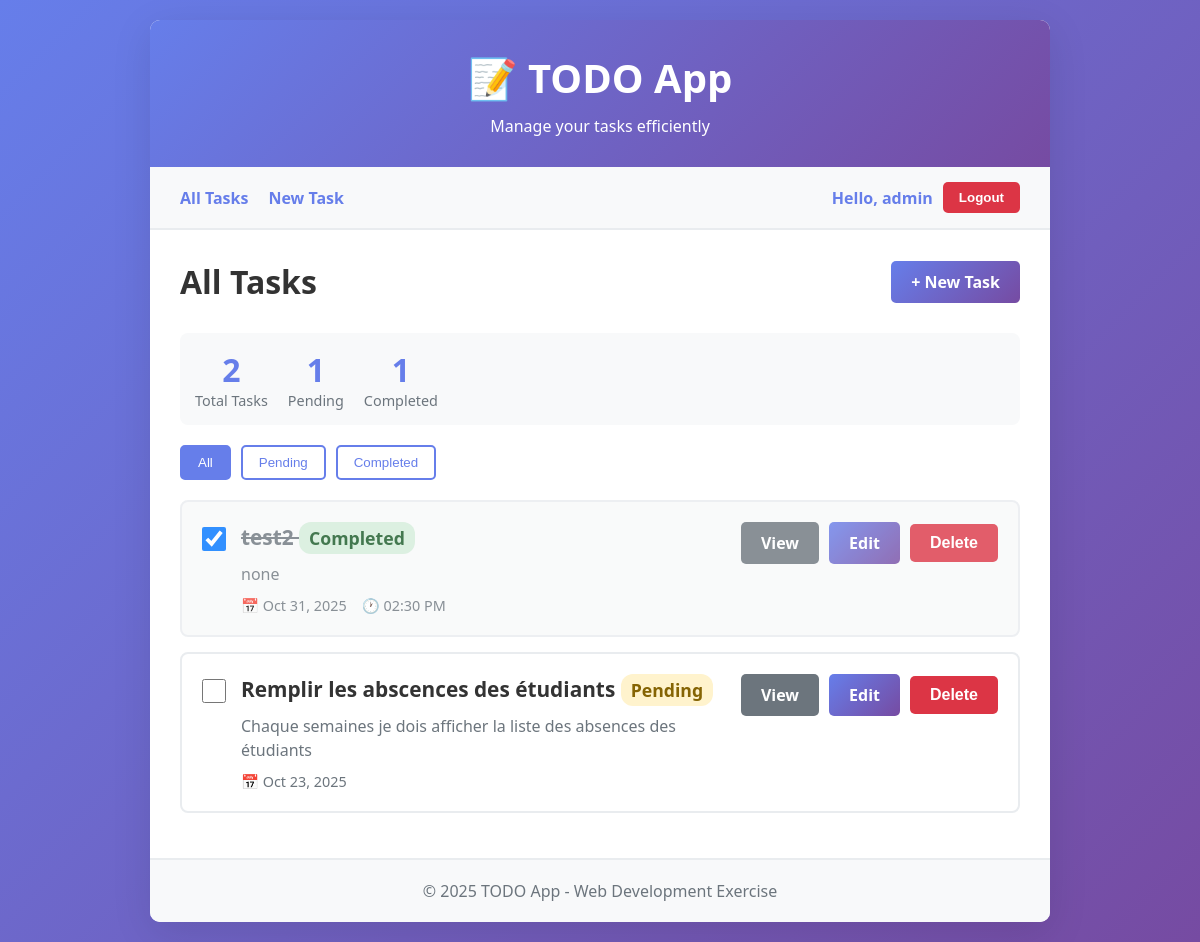
The app's page / (signed in) with its own data.
### todo/models.py (models this page shows, shortened)
class Task(models.Model):
    title = models.CharField(
        max_length=200,
        verbose_name="Titre",
    )
    description = models.TextField(
        blank=True,
        null=True,
        verbose_name="Description",
    )
    due_date = models.DateField(
        blank=True,
        null=True,
        verbose_name="Date d'échéance",
    )
    due_time = models.TimeField(
        blank=True,
        null=True,
        verbose_name="Heure d'échéance",
    )
    is_completed = models.BooleanField(
        default=False,
        verbose_name="Complétée",
    )
    created_at = models.DateTimeField(
        auto_now_add=True,
        verbose_name="Date de création"
    )
    updated_at = models.DateTimeField(
        auto_now=True,
        verbose_name="Date de modification"
    )

### todo/views.py (the view)
# urls.py: path('', views.task_list, name='task_list'),
@login_required
def task_list(request):
    tasks = Task.objects.all()
    total= tasks.count()
    pending= tasks.filter(is_completed=False).count()
    completed= tasks.filter(is_completed=True).count()
    context = {
        'tasks': tasks,
        'total': total,
        'pending': pending,
        'completed': completed,
    }
    return render(request, 'todo/task_list.html', context)

### todo/templates/todo/task_list.html (shortened to what this page needs)
{% extends 'todo/base.html' %}
{% block content %}
<div class="task-header">
    <h2>All Tasks</h2>
    <a href="{% url 'task_create' %}" class="btn btn-primary">+ New Task</a>
</div>
<div class="task-stats">
    <div class="stat-item">
        <div class="stat-number">{{ total }}</div>
        <div class="stat-label">Total Tasks</div>
    </div>
    <div class="stat-item">
        <div class="stat-number">{{ pending }}</div>
        <div class="stat-label">Pending</div>
    </div>
    <div class="stat-item">
        <div class="stat-number">{{ completed }}</div>
        <div class="stat-label">Completed</div>
    </div>
</div>
<div class="filter-buttons">
    <button class="filter-btn active" data-filter="all">All</button>
    <button class="filter-btn" data-filter="pending">Pending</button>
    <button class="filter-btn" data-filter="completed">Completed</button>
</div>
{% if tasks %}
    <ul class="task-list">
        {% for task in tasks %}
        <li class="task-item {% if task.is_completed %}completed{% endif %}" data-status="{% if task.is_completed %}completed{% else %}pending{% endif %}">
            <div class="task-content">
                <form method="post" action="{% url 'task_toggle' task.id %}" style="display: inline;">
                    <input type="checkbox"
                           class="task-checkbox"
                           {% if task.is_completed %}checked{% endif %}
                           onchange="this.form.submit()">
                </form>
                <div class="task-info">
                    <div class="task-title">
                        {{ task.title }}
                        <span class="badge {% if task.is_completed %}badge-completed{% else %}badge-pending{% endif %}">
                            {% if task.is_completed %}Completed{% else %}Pending{% endif %}
                        </span>
                    </div>
                    {% if task.description %}
                    <div class="task-description">{{ task.description }}</div>
                    {% endif %}
                    <div class="task-meta">
                        {% if task.due_date %}
                        <span>📅 {{ task.due_date|date:"M d, Y" }}</span>
                        {% endif %}
                        {% if task.due_time %}
                        <span>🕐 {{ task.due_time|time:"h:i A" }}</span>
                        {% endif %}
                    </div>
                </div>
                <div class="task-actions">
                    <a href="{% url 'task_detail' task.id %}" class="btn btn-secondary">View</a>
                    <a href="{% url 'task_update' task.id %}" class="btn btn-primary">Edit</a>
                    <form method="post" action="{% url 'task_delete' task.id %}" style="display: inline;" onsubmit="return confirm('Are you sure you want to delete this task?');">
                        <button type="submit" class="btn btn-danger">Delete</button>
                    </form>
                </div>
            </div>
        </li>
        {% endfor %}
    </ul>
{% endif %}
{% endblock %}

### todo/templates/todo/base.html (shortened to what this page needs)
<!DOCTYPE html>
<html lang="en">
<head>
</head>
<body>
    <div class="container">
        <header>
            <h1>📝 TODO App</h1>
            <p>Manage your tasks efficiently</p>
        </header>
        <nav>
            <div class="nav-left">
                <a href="{% url 'task_list' %}">All Tasks</a>
                <a href="{% url 'task_create' %}">New Task</a>
            </div>
            <div class="nav-right">
                {% if user.is_authenticated %}
                    <div class="user-info">
                        <span class="username">Hello, {{ user.username }}</span>
                        <form method="post" action="{% url 'logout' %}" style="display: inline;">
                            <button type="submit" class="auth-btn logout">Logout</button>
                        </form>
                    </div>
                {% else %}
                    <div class="auth-buttons">
                        <a href="{% url 'login' %}" class="auth-btn">Login</a>
                        <a href="{% url 'register' %}" class="auth-btn" style="margin-left: 10px;">Register</a>
                    </div>
                {% endif %}
            </div>
        </nav>
        <div class="content">
            {% block content %}{% endblock %}
        </div>
        <footer>
            <p>&copy; 2025 TODO App - Web Development Exercise</p>
        </footer>
    </div>
</body>
</html>

### todo/templates/todo/base.html (style rules this page uses)
* { margin: 0; padding: 0; box-sizing: border-box; }
body { font-family: 'Segoe UI', Tahoma, Geneva, Verdana, sans-serif; background: linear-gradient(135deg, #667eea 0%, #764ba2 100%); min-height: 100vh; padding: 20px; }
.container { max-width: 900px; margin: 0 auto; background: white; border-radius: 10px; box-shadow: 0 10px 40px rgba(0, 0, 0, 0.1); overflow: hidden; }
header { background: linear-gradient(135deg, #667eea 0%, #764ba2 100%); color: white; padding: 30px; text-align: center; }
header h1 { font-size: 2.5em; margin-bottom: 10px; }
nav { background: #f8f9fa; padding: 15px 30px; border-bottom: 2px solid #e9ecef; display: flex; justify-content: space-between; align-items: center; }
.nav-left { display: flex; }
.nav-right { display: flex; align-items: center; }
nav a { color: #667eea; text-decoration: none; margin-right: 20px; font-weight: 600; transition: color 0.3s; }
.auth-btn { background: linear-gradient(135deg, #667eea 0%, #764ba2 100%); color: white; border: none; padding: 8px 16px; border-radius: 5px; cursor: pointer; font-weight: 600; transition: all 0.3s; text-decoration: none; display: inline-block; }
.auth-btn.logout { background: #dc3545; }
.user-info { display: flex; align-items: center; gap: 10px; }
.username { color: #667eea; font-weight: 600; }
.content { padding: 30px; }
.btn { display: inline-block; padding: 10px 20px; border: none; border-radius: 5px; cursor: pointer; text-decoration: none; font-size: 16px; transition: all 0.3s; font-weight: 600; }
.btn-primary { background: linear-gradient(135deg, #667eea 0%, #764ba2 100%); color: white; }
.btn-secondary { background: #6c757d; color: white; }
.btn-danger { background: #dc3545; color: white; }
footer { background: #f8f9fa; padding: 20px; text-align: center; color: #6c757d; border-top: 2px solid #e9ecef; }

### todo/templates/todo/task_list.html (style rules this page uses)
.task-header { display: flex; justify-content: space-between; align-items: center; margin-bottom: 30px; }
.task-header h2 { color: #333; font-size: 2em; }
.task-stats { display: flex; gap: 20px; margin-bottom: 20px; padding: 15px; background: #f8f9fa; border-radius: 8px; }
.stat-item { text-align: center; }
.stat-number { font-size: 2em; font-weight: bold; color: #667eea; }
.stat-label { color: #6c757d; font-size: 0.9em; }
.filter-buttons { margin-bottom: 20px; display: flex; gap: 10px; }
.filter-btn { padding: 8px 16px; border: 2px solid #667eea; background: white; color: #667eea; border-radius: 5px; cursor: pointer; transition: all 0.3s; }
.filter-btn:hover, .filter-btn.active { background: #667eea; color: white; }
.task-list { list-style: none; }
.task-item { background: white; border: 2px solid #e9ecef; border-radius: 8px; padding: 20px; margin-bottom: 15px; transition: all 0.3s; }
.task-item.completed { background: #f8f9fa; opacity: 0.8; }
.task-item.completed .task-title { text-decoration: line-through; color: #6c757d; }
.task-content { display: flex; align-items: start; gap: 15px; }
.task-checkbox { width: 24px; height: 24px; cursor: pointer; margin-top: 5px; }
.task-info { flex: 1; }
.task-title { font-size: 1.3em; color: #333; margin-bottom: 8px; font-weight: 600; }
.task-description { color: #6c757d; margin-bottom: 10px; line-height: 1.5; }
.task-meta { display: flex; gap: 15px; font-size: 0.9em; color: #6c757d; }
.task-meta span { display: flex; align-items: center; gap: 5px; }
.task-actions { display: flex; gap: 10px; align-items: center; }
.badge { display: inline-block; padding: 4px 10px; border-radius: 12px; font-size: 0.85em; font-weight: 600; }
.badge-completed { background: #d4edda; color: #155724; }
.badge-pending { background: #fff3cd; color: #856404; }

### records on screen
Task: is_completed "☑", title "test2", shows "Completed", description "none", due_date "Oct 31, 2025", due_time "02:30 PM"
Task: title "Remplir les abscences des étudiants", shows "Pending", description "Chaque semaines je dois afficher la liste des absences des étudiants", due_date "Oct 23, 2025"

### other values on screen
{{ user.username }} "admin"
{{ total }} "2"
{{ pending }} "1"
{{ completed }} "1"
